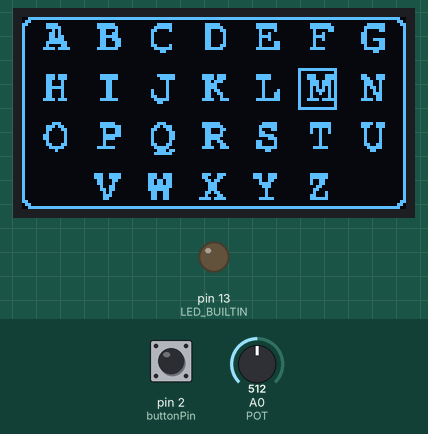
Recording of a sketch running on a simulated Arduino Leonardo, built with avr-gcc and run on an emulated ATmega32U4. Shown: 128×64 one-colour display, output pins drawn as LEDs (lit = HIGH). The inputs (shaded band) are chosen by the test bench; at power-on: pin 2 (buttonPin) HIGH, A0 (POT) = 512.

Above: at 1.4 s.
1.5 s: pin 2 (buttonPin) pulled LOW for 0.8 s
At 2.9 s:
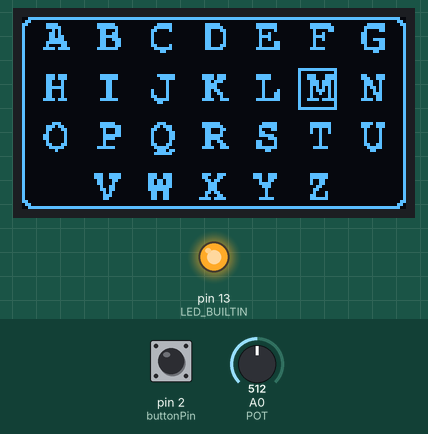
4.7 s: A0 (POT) set to 716
At 7.0 s:
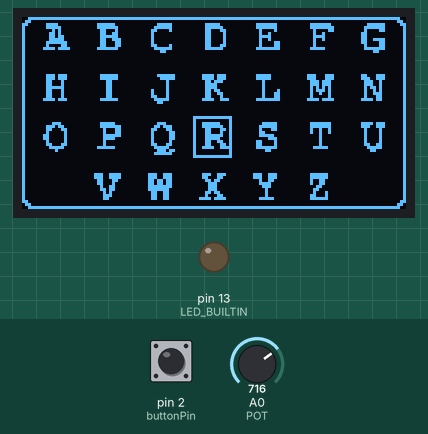
7.4 s: A0 (POT) set to 900
At 9.6 s:
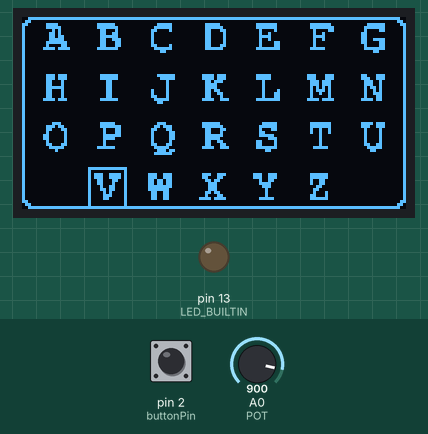
10.0 s: A0 (POT) set to 306
At 12.1 s:
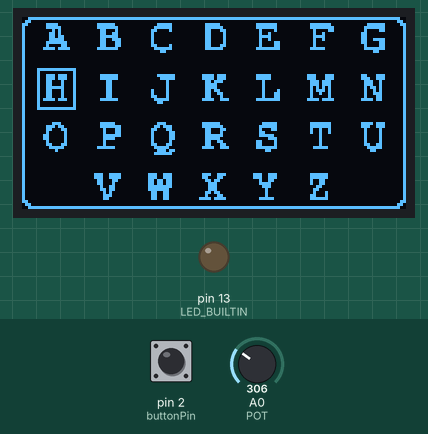
Timing chart, 0 to 13.6 s (numbered marks = the images above; inputs shaded):
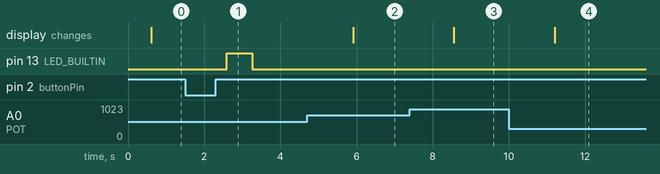

The sketch:

LeonardoCode.ino
```cpp
#include "U8glib.h"
#include <Keyboard.h>


U8GLIB_SSD1306_128X64 u8g(U8G_I2C_OPT_DEV_0 | U8G_I2C_OPT_NO_ACK | U8G_I2C_OPT_FAST); // Fast I2C / TWI

// 'base back', 128x64px
const unsigned char ABC [] PROGMEM = {
	0x3f, 0xff, 0xff, 0xff, 0xff, 0xff, 0xff, 0xff, 0xff, 0xff, 0xff, 0xff, 0xff, 0xff, 0xff, 0xfc,
	0x60, 0x00, 0x00, 0x00, 0x00, 0x00, 0x00, 0x00, 0x00, 0x00, 0x00, 0x00, 0x00, 0x00, 0x00, 0x06,
	0xc0, 0xf0, 0x00, 0x7e, 0x00, 0x07, 0xc0, 0x07, 0xc0, 0x03, 0xf8, 0x00, 0xfe, 0x00, 0x1f, 0x83,
	0x80, 0xf8, 0x00, 0x7f, 0x00, 0x0f, 0xc0, 0x07, 0xe0, 0x03, 0xf8, 0x00, 0xff, 0x00, 0x3f, 0x81,
	0x80, 0x28, 0x00, 0x31, 0x00, 0x18, 0x40, 0x06, 0x30, 0x01, 0x08, 0x00, 0x43, 0x00, 0x21, 0x81,
	0x80, 0x68, 0x00, 0x33, 0x00, 0x10, 0x00, 0x06, 0x10, 0x01, 0x20, 0x00, 0x48, 0x00, 0x60, 0x01,
	0x80, 0x6c, 0x00, 0x3f, 0x00, 0x10, 0x00, 0x06, 0x10, 0x01, 0xe0, 0x00, 0x78, 0x00, 0x60, 0x01,
	0x80, 0x7c, 0x00, 0x33, 0x80, 0x10, 0x00, 0x06, 0x10, 0x01, 0x20, 0x00, 0x48, 0x00, 0x67, 0x81,
	0x80, 0xfe, 0x00, 0x31, 0x80, 0x10, 0x00, 0x06, 0x10, 0x01, 0x0c, 0x00, 0x40, 0x00, 0x61, 0x81,
	0x80, 0x86, 0x00, 0x31, 0x80, 0x18, 0x40, 0x06, 0x30, 0x01, 0x0c, 0x00, 0x40, 0x00, 0x21, 0x81,
	0x81, 0xef, 0x00, 0x7f, 0x00, 0x0f, 0xc0, 0x07, 0xe0, 0x03, 0xfc, 0x00, 0xf8, 0x00, 0x3f, 0x81,
	0x80, 0x00, 0x00, 0x00, 0x00, 0x03, 0x00, 0x00, 0x00, 0x00, 0x00, 0x00, 0x00, 0x00, 0x06, 0x01,
	0x80, 0x00, 0x00, 0x00, 0x00, 0x00, 0x00, 0x00, 0x00, 0x00, 0x00, 0x00, 0x00, 0x00, 0x00, 0x01,
	0x80, 0x00, 0x00, 0x00, 0x00, 0x00, 0x00, 0x00, 0x00, 0x00, 0x00, 0x00, 0x00, 0x00, 0x00, 0x01,
	0x80, 0x00, 0x00, 0x00, 0x00, 0x00, 0x00, 0x00, 0x00, 0x00, 0x00, 0x00, 0x00, 0x00, 0x00, 0x01,
	0x80, 0x00, 0x00, 0x00, 0x00, 0x00, 0x00, 0x00, 0x00, 0x00, 0x00, 0x00, 0x00, 0x00, 0x00, 0x01,
	0x80, 0x00, 0x00, 0x00, 0x00, 0x00, 0x00, 0x00, 0x00, 0x00, 0x00, 0x00, 0x00, 0x00, 0x00, 0x01,
	0x80, 0x00, 0x00, 0x00, 0x00, 0x00, 0x00, 0x00, 0x00, 0x00, 0x00, 0x00, 0x00, 0x00, 0x00, 0x01,
	0x80, 0x00, 0x00, 0x00, 0x00, 0x00, 0x00, 0x00, 0x00, 0x00, 0x00, 0x00, 0x00, 0x00, 0x00, 0x01,
	0x80, 0xee, 0x00, 0x3f, 0x00, 0x07, 0xe0, 0x0f, 0x70, 0x03, 0xe0, 0x01, 0xc7, 0x00, 0x63, 0x81,
	0x80, 0xee, 0x00, 0x3f, 0x00, 0x03, 0xe0, 0x0f, 0x70, 0x03, 0xe0, 0x01, 0xc7, 0x00, 0x73, 0x81,
	0x80, 0xc4, 0x00, 0x0c, 0x00, 0x00, 0x80, 0x06, 0xe0, 0x00, 0x80, 0x00, 0xee, 0x00, 0x39, 0x01,
	0x80, 0xc4, 0x00, 0x0c, 0x00, 0x00, 0x80, 0x07, 0x80, 0x00, 0x80, 0x00, 0xee, 0x00, 0x39, 0x01,
	0x80, 0xfc, 0x00, 0x0c, 0x00, 0x00, 0x80, 0x07, 0x80, 0x00, 0x80, 0x00, 0xaa, 0x00, 0x2d, 0x01,
	0x80, 0xc4, 0x00, 0x0c, 0x00, 0x10, 0x80, 0x06, 0xc0, 0x00, 0x84, 0x00, 0xba, 0x00, 0x25, 0x01,
	0x80, 0xc4, 0x00, 0x0c, 0x00, 0x10, 0x80, 0x06, 0x60, 0x00, 0x8c, 0x00, 0x92, 0x00, 0x27, 0x01,
	0x80, 0xc4, 0x00, 0x0c, 0x00, 0x18, 0x80, 0x06, 0x20, 0x00, 0x8c, 0x00, 0x82, 0x00, 0x23, 0x01,
	0x81, 0xee, 0x00, 0x3f, 0x00, 0x0f, 0x80, 0x0f, 0x38, 0x03, 0xfc, 0x01, 0xef, 0x00, 0x7b, 0x01,
	0x80, 0x00, 0x00, 0x00, 0x00, 0x06, 0x00, 0x00, 0x00, 0x00, 0x00, 0x00, 0x00, 0x00, 0x00, 0x01,
	0x80, 0x00, 0x00, 0x00, 0x00, 0x00, 0x00, 0x00, 0x00, 0x00, 0x00, 0x00, 0x00, 0x00, 0x00, 0x01,
	0x80, 0x00, 0x00, 0x00, 0x00, 0x00, 0x00, 0x00, 0x00, 0x00, 0x00, 0x00, 0x00, 0x00, 0x00, 0x01,
	0x80, 0x00, 0x00, 0x00, 0x00, 0x00, 0x00, 0x00, 0x00, 0x00, 0x00, 0x00, 0x00, 0x00, 0x00, 0x01,
	0x80, 0x00, 0x00, 0x00, 0x00, 0x00, 0x00, 0x00, 0x00, 0x00, 0x00, 0x00, 0x00, 0x00, 0x00, 0x01,
	0x80, 0x00, 0x00, 0x00, 0x00, 0x00, 0x00, 0x00, 0x00, 0x00, 0x00, 0x00, 0x00, 0x00, 0x00, 0x01,
	0x80, 0x00, 0x00, 0x00, 0x00, 0x00, 0x00, 0x00, 0x00, 0x00, 0x00, 0x00, 0x00, 0x00, 0x00, 0x01,
	0x80, 0x38, 0x00, 0x3e, 0x00, 0x07, 0x00, 0x0f, 0xc0, 0x00, 0xf8, 0x00, 0xfe, 0x00, 0x7b, 0x81,
	0x80, 0xec, 0x00, 0x3f, 0x80, 0x0d, 0xc0, 0x0f, 0xe0, 0x01, 0xf8, 0x00, 0xfe, 0x00, 0x73, 0x81,
	0x80, 0xc6, 0x00, 0x11, 0x80, 0x18, 0xc0, 0x06, 0x30, 0x01, 0x18, 0x00, 0x92, 0x00, 0x21, 0x01,
	0x80, 0x82, 0x00, 0x11, 0x80, 0x10, 0x60, 0x06, 0x20, 0x01, 0x80, 0x00, 0x92, 0x00, 0x21, 0x01,
	0x81, 0x82, 0x00, 0x1f, 0x80, 0x10, 0x60, 0x07, 0xe0, 0x01, 0xf0, 0x00, 0x10, 0x00, 0x21, 0x01,
	0x81, 0x82, 0x00, 0x1e, 0x00, 0x10, 0x60, 0x07, 0xc0, 0x00, 0x38, 0x00, 0x10, 0x00, 0x21, 0x01,
	0x80, 0x82, 0x00, 0x10, 0x00, 0x10, 0x40, 0x06, 0x60, 0x03, 0x08, 0x00, 0x10, 0x00, 0x21, 0x01,
	0x80, 0xc6, 0x00, 0x10, 0x00, 0x18, 0xc0, 0x06, 0x30, 0x03, 0x08, 0x00, 0x10, 0x00, 0x33, 0x01,
	0x80, 0x7c, 0x00, 0x7e, 0x00, 0x0f, 0x80, 0x0f, 0x38, 0x03, 0xf8, 0x00, 0x7c, 0x00, 0x1f, 0x01,
	0x80, 0x10, 0x00, 0x00, 0x00, 0x07, 0x60, 0x00, 0x00, 0x00, 0x60, 0x00, 0x00, 0x00, 0x0c, 0x01,
	0x80, 0x00, 0x00, 0x00, 0x00, 0x0f, 0xc0, 0x00, 0x00, 0x00, 0x00, 0x00, 0x00, 0x00, 0x00, 0x01,
	0x80, 0x00, 0x00, 0x00, 0x00, 0x00, 0x00, 0x00, 0x00, 0x00, 0x00, 0x00, 0x00, 0x00, 0x00, 0x01,
	0x80, 0x00, 0x00, 0x00, 0x00, 0x00, 0x00, 0x00, 0x00, 0x00, 0x00, 0x00, 0x00, 0x00, 0x00, 0x01,
	0x80, 0x00, 0x00, 0x00, 0x00, 0x00, 0x00, 0x00, 0x00, 0x00, 0x00, 0x00, 0x00, 0x00, 0x00, 0x01,
	0x80, 0x00, 0x00, 0x00, 0x00, 0x00, 0x00, 0x00, 0x00, 0x00, 0x00, 0x00, 0x00, 0x00, 0x00, 0x01,
	0x80, 0x00, 0x00, 0x00, 0x00, 0x00, 0x00, 0x00, 0x00, 0x00, 0x00, 0x00, 0x00, 0x00, 0x00, 0x01,
	0x80, 0x00, 0x00, 0x00, 0x00, 0x00, 0x00, 0x00, 0x00, 0x00, 0x00, 0x00, 0x00, 0x00, 0x00, 0x01,
	0x80, 0x00, 0x00, 0xe7, 0x80, 0x39, 0xc0, 0x0e, 0x70, 0x07, 0x38, 0x00, 0xfc, 0x00, 0x00, 0x01,
	0x80, 0x00, 0x00, 0xe7, 0x80, 0x39, 0xc0, 0x0c, 0x60, 0x07, 0x38, 0x00, 0xfc, 0x00, 0x00, 0x01,
	0x80, 0x00, 0x00, 0x63, 0x00, 0x36, 0xc0, 0x06, 0xc0, 0x01, 0x30, 0x00, 0x98, 0x00, 0x00, 0x01,
	0x80, 0x00, 0x00, 0x62, 0x00, 0x36, 0xc0, 0x03, 0x80, 0x01, 0xe0, 0x00, 0x98, 0x00, 0x00, 0x01,
	0x80, 0x00, 0x00, 0x26, 0x00, 0x3f, 0xc0, 0x03, 0x80, 0x00, 0xe0, 0x00, 0x30, 0x00, 0x00, 0x01,
	0x80, 0x00, 0x00, 0x36, 0x00, 0x3f, 0x80, 0x03, 0x80, 0x00, 0x40, 0x00, 0x60, 0x00, 0x00, 0x01,
	0x80, 0x00, 0x00, 0x14, 0x00, 0x19, 0x80, 0x06, 0xc0, 0x00, 0x40, 0x00, 0x44, 0x00, 0x00, 0x01,
	0x80, 0x00, 0x00, 0x1c, 0x00, 0x19, 0x80, 0x04, 0x60, 0x00, 0x40, 0x00, 0xc4, 0x00, 0x00, 0x01,
	0x80, 0x00, 0x00, 0x18, 0x00, 0x19, 0x80, 0x1e, 0xf0, 0x01, 0xf0, 0x00, 0xfc, 0x00, 0x00, 0x01,
	0xc0, 0x00, 0x00, 0x00, 0x00, 0x00, 0x00, 0x00, 0x00, 0x00, 0x00, 0x00, 0x00, 0x00, 0x00, 0x03,
	0x60, 0x00, 0x00, 0x00, 0x00, 0x00, 0x00, 0x00, 0x00, 0x00, 0x00, 0x00, 0x00, 0x00, 0x00, 0x06,
	0x3f, 0xff, 0xff, 0xff, 0xff, 0xff, 0xff, 0xff, 0xff, 0xff, 0xff, 0xff, 0xff, 0xff, 0xff, 0xfc
};

char ABCD[] = "abcdefghijklmnopqrstuvwxyz";
#define POT A0
#define buttonPin 2


int cnt = 0;


bool ledState = false;
bool buttonPressed = false;

void setup() {
  u8g.setFont(u8g_font_tpssb);
  u8g.setColorIndex(1);

  Serial.begin(115200);

  pinMode(POT, INPUT);
  pinMode(LED_BUILTIN, OUTPUT);
  pinMode(buttonPin, INPUT_PULLUP);

}


void loop() {

  int buttonState = digitalRead(buttonPin);

    int cnt = map(analogRead(POT), 0, 1023, 0, 25);

    u8g.firstPage();
    do {
      if ((cnt >= 0) && (cnt < 7)) {
        u8g.drawFrame(5 + (17.5 * cnt), 0, 13, 14);
      } else if ((cnt >= 7) && (cnt < 14)) {
        u8g.drawFrame(5 + (17.5 * (cnt - 7)), 17, 13, 14);
      } else if ((cnt >= 14) && (cnt < 21)) {
        u8g.drawFrame(5 + (17.5 * (cnt - 14)), ((17 * 2) - 1), 13, 14);
      } else if ((cnt >= 21) && (cnt < 26)) {
        u8g.drawFrame(5 + (17.5 * (cnt - 20)), ((17 * 3) - 1), 13, 14);
      }

      u8g.drawBitmapP(0, 0, 128 / 8, 64, ABC);
    } while (u8g.nextPage());

  if (buttonState == LOW) {
    digitalWrite(LED_BUILTIN, HIGH);

    Keyboard.press(ABCD[cnt]);
  } else {
    digitalWrite(LED_BUILTIN, LOW);
    Keyboard.releaseAll();
  }

  delay(50);
}
```

Measured:
- after the input at 1.5 s, pin 13 (LED_BUILTIN): LOW → HIGH after 1.1 s, → LOW 0.66 s later
- after the input at 4.7 s, the display: changes after 1.2 s (image 2)
- after the input at 7.4 s, the display: changes after 1.2 s (image 3)
- after the input at 10.0 s, the display: changes after 1.2 s (image 4)
